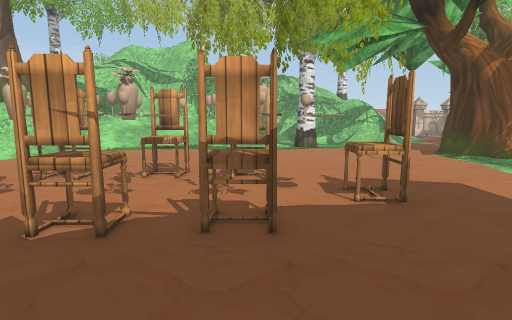
[1] (above)

16 first-person views from a walk through a 3-D level made in the Unity game engine. The camera is 1.4 m above the floor, tilts 8° down and sees 80° across. The floor is counted in squares, 1 m on a side. Each view is taken from the middle of a square. On the plan, view 1 faces up. The plan holds only what a view shows up to about 14 squares ahead; the rest is blank. The place goes on beyond the plan. The player character is not drawn. Some surface patterns are stand-ins.

[2]
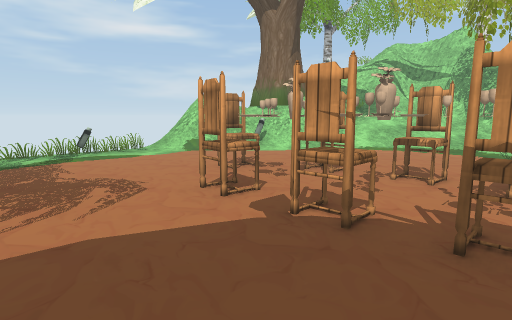

[3]
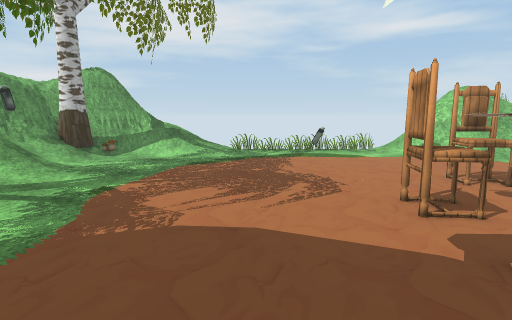

[4]
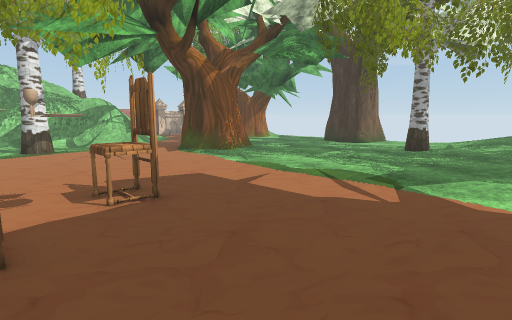

[5]
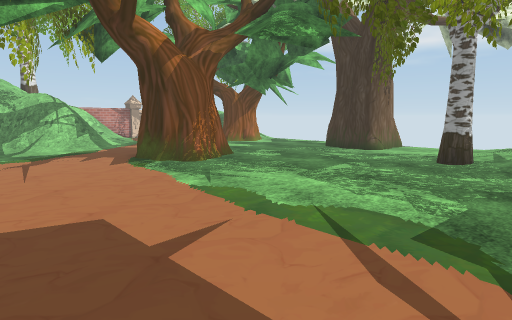

[6]
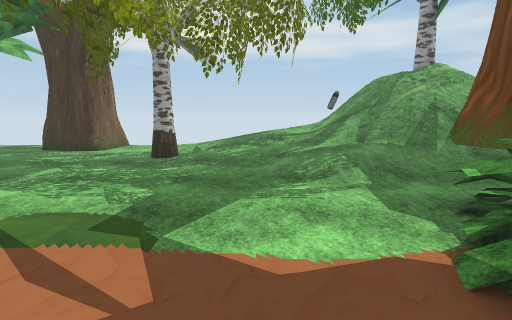

[7]
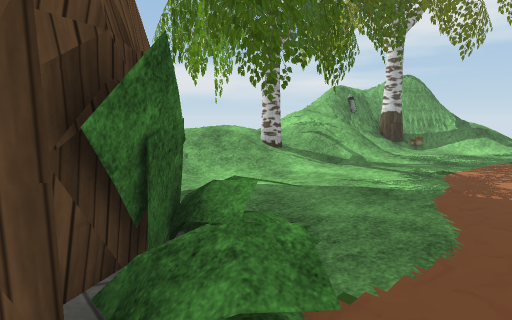

[8]
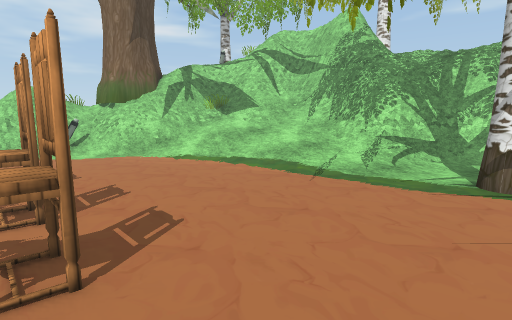

[9]
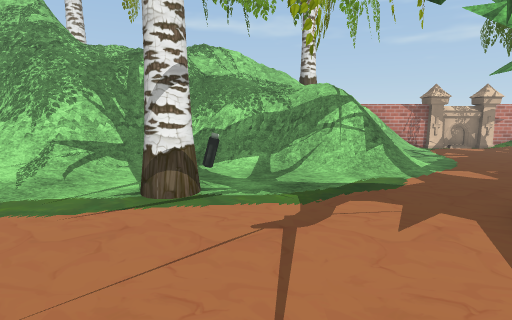

[10]
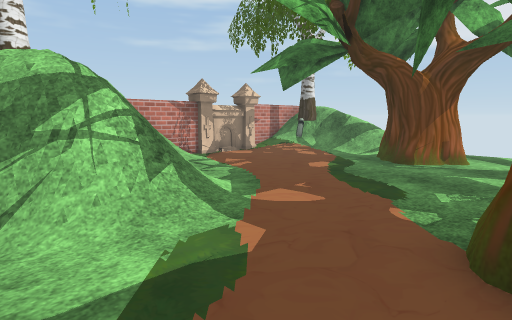

[11]
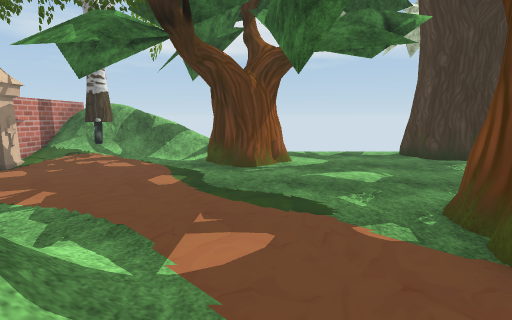

[12]
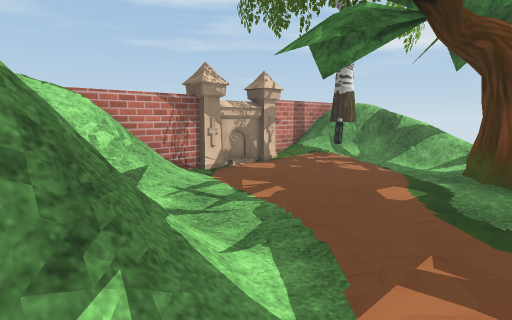

[13]
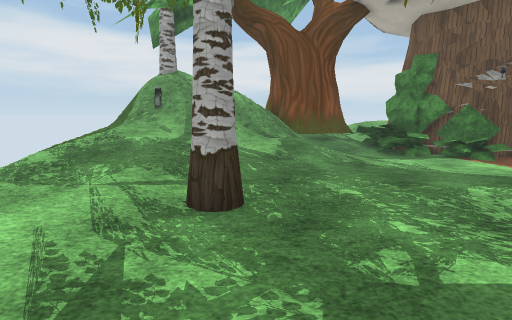

[14]
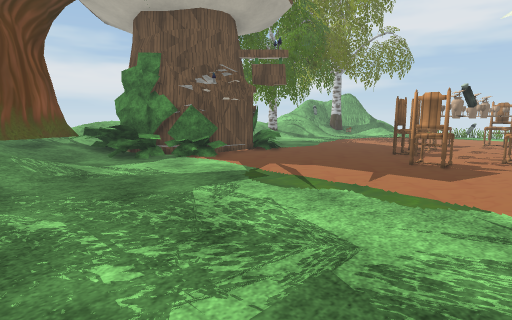

[15]
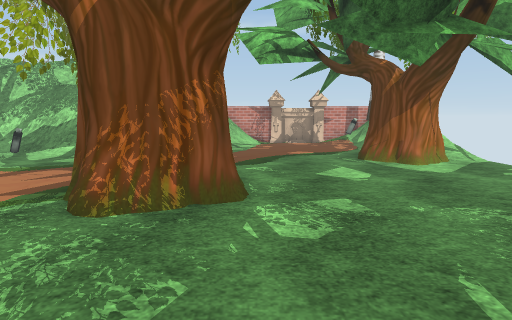

[16]
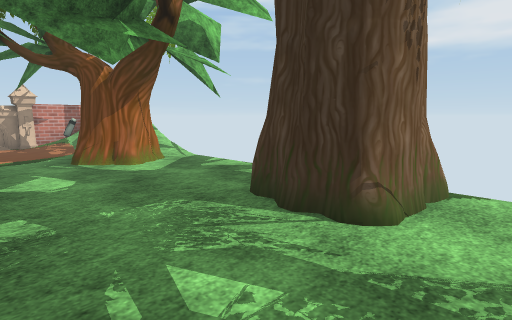

### Floor plan
Key: @ floor where view 1 was taken; # wall or solid block; x gap in a wall; . main floor; : floor 0.25 m higher than the main floor; + floor 0.5 m higher than the main floor; * floor 1 m higher than the main floor; / step, stairs or slope; = window, fence, low wall or low ledge; T tree; C chair; P potion; G gate; O other object.
Columns run from 15 left of view 1 to 21 right of it. Each row starts with its distance up from view 1.
 25                               TT
 24                            G   T
 23                      ####=##GG####
 22                        #=//.../Ox/
 21                        #//..../P//
 20                        =/......///T
 19                      ###/......///T
 18         ###### #########/.......//T
 17        ##=/=#### ....#=/... ..##T/T
 16       ####//////..P...........T##.T
 15       #=///////..T#............T..T
 14       #///////...T#...............TT
 13      ## ///............###........T
 12     ### /..............###........T
 11     #=#................###........
 10     #O.........................###
  9    ##..........................##
  8   ###..........................###
  7   =/......CCCC.C..................
  6   O......CO OOOOO.................
  5   O......COOOOOOOC...............
  4   OP......CCCCCC.............T.::.
  3   O..........................::///
  2   O.........................::////
  1   ..........................://///
  0  O.............@..........////////
 -1  =//.............O..O=...///+///*/
 -2 ==//...........=O#####=../// /////=
 -3  =//............##  ###=..// /==x/T
 -4  =##O..///......     ##O::/=#=###==TT
 -5   ####/////. ...      #O####    ##=
 -6   ####O =//T//..        ##      ##
 -7    #####==/#==/
 -8       =    *#=
 -9             TT
-10              T

Where each view was taken, in squares from view 1:
view 1: 0 up, 0 right, facing up
view 2: 0 up, 0 right, facing up-left
view 3: 1 up, 0 right, facing left
view 4: 0 up, 0 right, facing up-right
view 5: 2 up, 3 right, facing up-right
view 6: 1 up, 3 right, facing right
view 7: 0 up, 3 right, facing down-left
view 8: 7 up, 3 right, facing up-left
view 9: 9 up, 4 right, facing up
view 10: 13 up, 5 right, facing up-right
view 11: 16 up, 6 right, facing right
view 12: 16 up, 7 right, facing up-right
view 13: 9 up, 13 right, facing down
view 14: 8 up, 12 right, facing down-left
view 15: 6 up, 11 right, facing up
view 16: 6 up, 12 right, facing up-right
